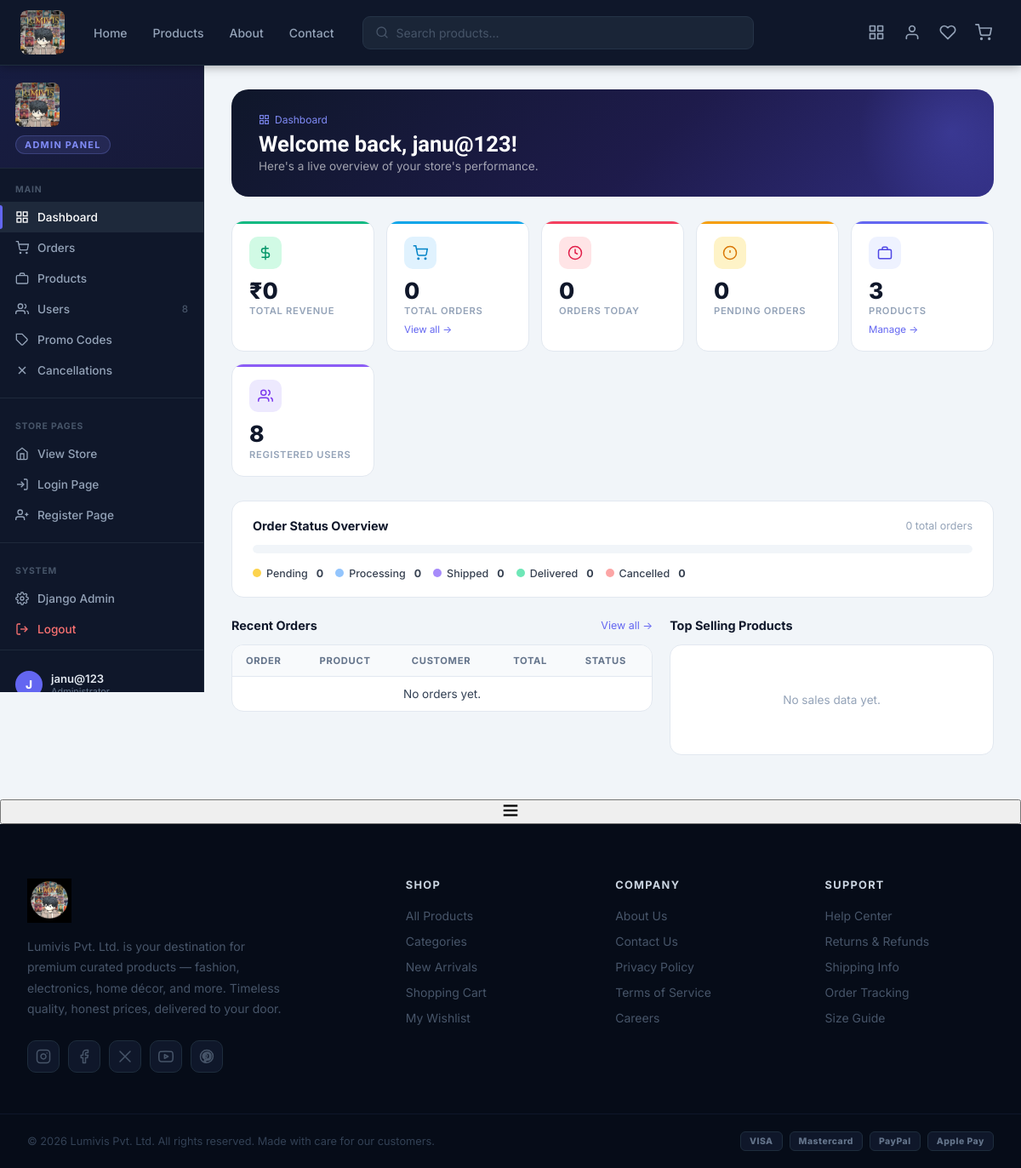
/admin-panel/ (signed in), run on an earlier commit of the app's database.
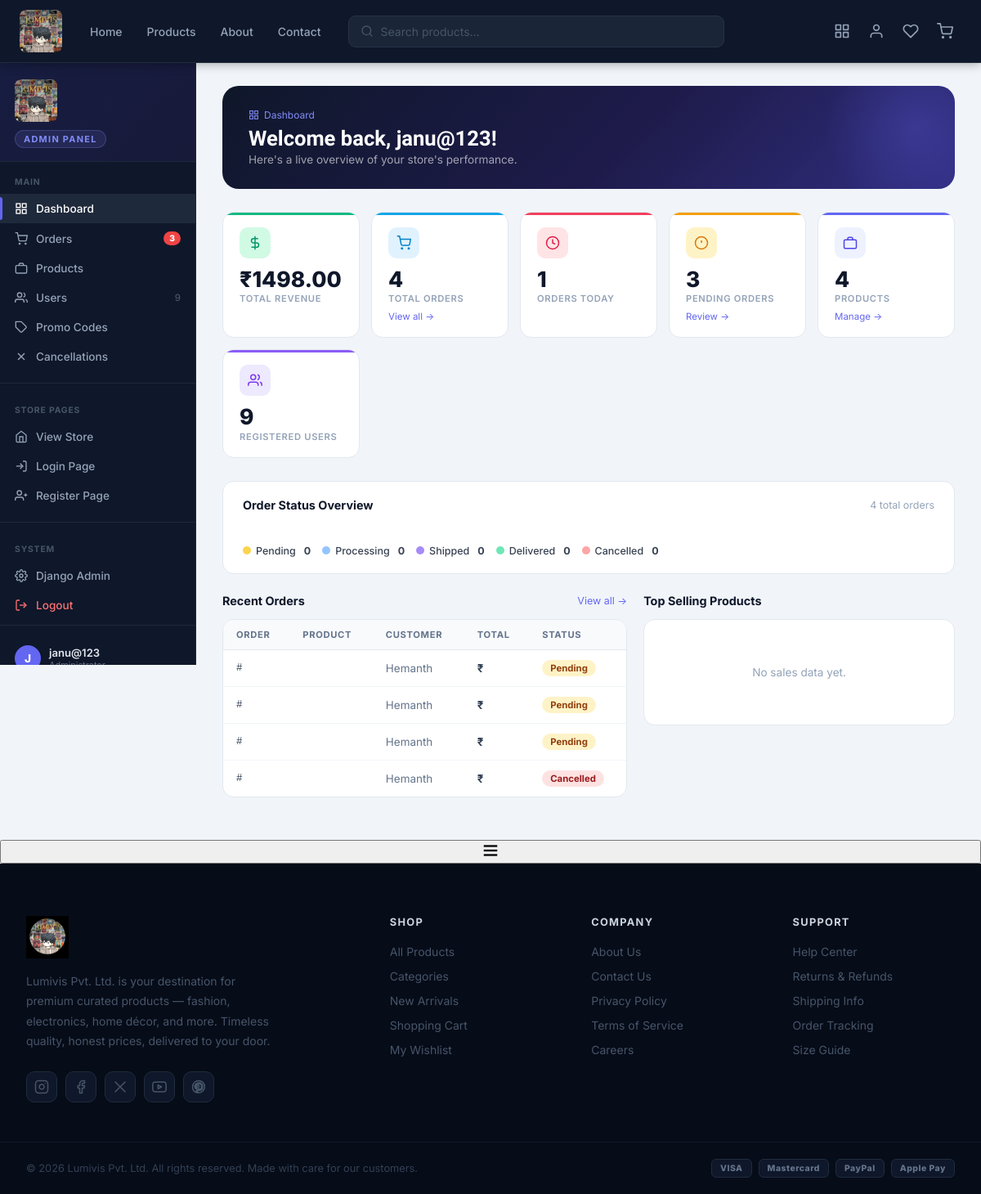
And on a later commit of the database.
### products/models.py (models this page shows, shortened)
class Order(models.Model):
    STATUS_CHOICES = [
        ('pending',   'Pending'),
        ('confirmed', 'Confirmed'),
        ('shipped',   'Shipped'),
        ('delivered', 'Delivered'),
        ('cancelled', 'Cancelled'),
    ]
    order_id      = models.CharField(max_length=20, unique=True)
    user          = models.ForeignKey(User, on_delete=models.SET_NULL, null=True, blank=True, related_name='orders')
    customer_name = models.CharField(max_length=100)
    phone         = models.CharField(max_length=20)
    items_text    = models.TextField()
    total         = models.DecimalField(max_digits=10, decimal_places=2)
    urgent        = models.BooleanField(default=False)
    delivery_date = models.CharField(max_length=20, blank=True)
    urgent_charge = models.DecimalField(max_digits=8, decimal_places=2, default=0)
    status        = models.CharField(max_length=20, choices=STATUS_CHOICES, default='pending')
    created_at    = models.DateTimeField(auto_now_add=True)

### products/views.py (the view, shortened to what this page needs)
# urls.py: path('admin-panel/', views.admin_panel, name='admin_panel'),
@login_required(login_url='/login/')
def admin_panel(request):
    if not request.user.is_staff:
        messages.error(request, 'Access denied. Admin privileges required.')
        return redirect('home')
    section       = request.GET.get('s', 'dashboard')
    status_filter = request.GET.get('status', '').strip()
    edit_product = None
    if section == 'edit_product':
        edit_pk = request.GET.get('pk', '').strip()
        if edit_pk:
            edit_product = get_object_or_404(Product, pk=edit_pk)
    cancel_requests = CancelRequest.objects.select_related('order').order_by('-requested_at')
    return render(request, 'products/admin_panel.html', {
        'section':          section,
        'status_filter':    status_filter,
        'status_choices':   [],
        'orders':           Order.objects.order_by('-created_at'),
        'recent_orders':    Order.objects.order_by('-created_at')[:10],
        'products':         Product.objects.order_by('name'),
        'users':            User.objects.order_by('-date_joined')[:30],
        'promos':           promocode.objects.order_by('-expiry_date'),
        'top_products':     [],
        'edit_product':     edit_product,
        'cancel_requests':  cancel_requests,
        'pending_cancels':  cancel_requests.filter(status='pending').count(),
        'stats': {
            'order_count':     Order.objects.count(),
            'revenue':         sum(o.total for o in Order.objects.all()),
            'today_orders':    Order.objects.filter(created_at__date=timezone.now().date()).count(),
            'product_count':   Product.objects.count(),
            'user_count':      User.objects.count(),
            'pending_count':   Order.objects.filter(status='pending').count(),
            'delivered_count': Order.objects.filter(status='delivered').count(),
            'wishlist_count':  Wishlist.objects.count(),
        },
        'by_status': {},
    })

### products/context_processors.py (called while the page is built)
def cart(request):
    session_cart = request.session.get('cart', {})
    count = sum(session_cart.values())
    return {'cart_count': count}

### products/templates/products/admin_panel.html (shortened to what the changed rows need)
{% extends 'products/base.html' %}
{% load static %}
{% block content %}
<div class="ap-shell">
  <aside class="ap-sidebar" id="apSidebar">
    <div class="ap-nav-group">
      <a href="?s=orders" class="ap-nav-item {% if section == 'orders' %}active{% endif %}">
        <svg width="16" height="16" viewBox="0 0 24 24" fill="none" stroke="currentColor" stroke-width="2"><circle cx="9" cy="21" r="1"/><circle cx="20" cy="21" r="1"/><path d="M1 1h4l2.68 13.39a2 2 0 0 0 2 1.61h9.72a2 2 0 0 0 2-1.61L23 6H6"/></svg>
        Orders
        {% if stats.pending_count %}<span class="ap-nav-badge">{{ stats.pending_count }}</span>{% endif %}
      </a>
      <a href="?s=users" class="ap-nav-item {% if section == 'users' %}active{% endif %}">
        <svg width="16" height="16" viewBox="0 0 24 24" fill="none" stroke="currentColor" stroke-width="2"><path d="M17 21v-2a4 4 0 0 0-4-4H5a4 4 0 0 0-4 4v2"/><circle cx="9" cy="7" r="4"/><path d="M23 21v-2a4 4 0 0 0-3-3.87"/><path d="M16 3.13a4 4 0 0 1 0 7.75"/></svg>
        Users
        <span style="margin-left:auto;font-size:0.72rem;color:#475569;">{{ stats.user_count }}</span>
      </a>
    </div>
  </aside>
  <main class="ap-main">
    {% if section == 'dashboard' %}
    <div class="ap-dash-hero">
      <div class="ap-dash-hero-left">
        <div class="ap-breadcrumb">
          <svg width="13" height="13" viewBox="0 0 24 24" fill="none" stroke="currentColor" stroke-width="2"><rect x="3" y="3" width="7" height="7"/><rect x="14" y="3" width="7" height="7"/><rect x="14" y="14" width="7" height="7"/><rect x="3" y="14" width="7" height="7"/></svg>
          Dashboard
        </div>
        <h1 class="ap-page-title">Welcome back, {{ user.first_name|default:user.username }}!</h1>
        <p class="ap-page-sub">Here's a live overview of your store's performance.</p>
      </div>
    </div>
    <div class="ap-stats">
      <div class="ap-stat c-green">
        <div class="ap-stat-icon"><svg width="18" height="18" viewBox="0 0 24 24" fill="none" stroke="currentColor" stroke-width="2"><line x1="12" y1="1" x2="12" y2="23"/><path d="M17 5H9.5a3.5 3.5 0 0 0 0 7h5a3.5 3.5 0 0 1 0 7H6"/></svg></div>
        <div class="ap-stat-val">₹{{ stats.revenue }}</div>
        <div class="ap-stat-label">Total Revenue</div>
      </div>
      <div class="ap-stat c-sky">
        <div class="ap-stat-icon"><svg width="18" height="18" viewBox="0 0 24 24" fill="none" stroke="currentColor" stroke-width="2"><circle cx="9" cy="21" r="1"/><circle cx="20" cy="21" r="1"/><path d="M1 1h4l2.68 13.39a2 2 0 0 0 2 1.61h9.72a2 2 0 0 0 2-1.61L23 6H6"/></svg></div>
        <div class="ap-stat-val">{{ stats.order_count }}</div>
        <div class="ap-stat-label">Total Orders</div>
        <a href="?s=orders" class="ap-stat-link">View all →</a>
      </div>
      <div class="ap-stat c-rose">
        <div class="ap-stat-icon"><svg width="18" height="18" viewBox="0 0 24 24" fill="none" stroke="currentColor" stroke-width="2"><circle cx="12" cy="12" r="10"/><polyline points="12 6 12 12 16 14"/></svg></div>
        <div class="ap-stat-val">{{ stats.today_orders }}</div>
        <div class="ap-stat-label">Orders Today</div>
      </div>
      <div class="ap-stat c-amber">
        <div class="ap-stat-icon"><svg width="18" height="18" viewBox="0 0 24 24" fill="none" stroke="currentColor" stroke-width="2"><circle cx="12" cy="12" r="10"/><line x1="12" y1="8" x2="12" y2="12"/><line x1="12" y1="16" x2="12.01" y2="16"/></svg></div>
        <div class="ap-stat-val">{{ stats.pending_count }}</div>
        <div class="ap-stat-label">Pending Orders</div>
        {% if stats.pending_count %}<a href="?s=orders&status=pending" class="ap-stat-link">Review →</a>{% endif %}
      </div>
      <div class="ap-stat c-indigo">
        <div class="ap-stat-icon"><svg width="18" height="18" viewBox="0 0 24 24" fill="none" stroke="currentColor" stroke-width="2"><rect x="2" y="7" width="20" height="14" rx="2"/><path d="M16 7V5a2 2 0 0 0-2-2h-4a2 2 0 0 0-2 2v2"/></svg></div>
        <div class="ap-stat-val">{{ stats.product_count }}</div>
        <div class="ap-stat-label">Products</div>
        <a href="?s=products" class="ap-stat-link">Manage →</a>
      </div>
      <div class="ap-stat c-violet">
        <div class="ap-stat-icon"><svg width="18" height="18" viewBox="0 0 24 24" fill="none" stroke="currentColor" stroke-width="2"><path d="M17 21v-2a4 4 0 0 0-4-4H5a4 4 0 0 0-4 4v2"/><circle cx="9" cy="7" r="4"/><path d="M23 21v-2a4 4 0 0 0-3-3.87"/><path d="M16 3.13a4 4 0 0 1 0 7.75"/></svg></div>
        <div class="ap-stat-val">{{ stats.user_count }}</div>
        <div class="ap-stat-label">Registered Users</div>
      </div>
    </div>
    <div class="ap-pipeline">
      <div class="ap-section-hd">
        <span class="ap-section-title">Order Status Overview</span>
        <span style="font-size:0.78rem;color:#94a3b8;">{{ stats.order_count }} total orders</span>
      </div>
      <div class="ap-pipe-bar">
        {% with p=by_status.pending|default:0 pr=by_status.processing|default:0 s=by_status.shipped|default:0 d=by_status.delivered|default:0 c=by_status.cancelled|default:0 %}
        {% if stats.order_count %}
          {% if p %}<div class="ap-pipe-seg pending"    style="flex:{{ p }};"></div>{% endif %}
          {% if pr %}<div class="ap-pipe-seg processing" style="flex:{{ pr }};"></div>{% endif %}
          {% if s %}<div class="ap-pipe-seg shipped"    style="flex:{{ s }};"></div>{% endif %}
          {% if d %}<div class="ap-pipe-seg delivered"  style="flex:{{ d }};"></div>{% endif %}
          {% if c %}<div class="ap-pipe-seg cancelled"  style="flex:{{ c }};"></div>{% endif %}
        {% else %}
          <div style="flex:1;background:#f1f5f9;border-radius:20px;"></div>
        {% endif %}
        {% endwith %}
      </div>
      <div class="ap-pipe-legend">
        <span class="ap-pipe-item"><span class="ap-pipe-dot" style="background:#fcd34d;"></span>Pending <strong style="margin-left:4px;">{{ by_status.pending|default:0 }}</strong></span>
        <span class="ap-pipe-item"><span class="ap-pipe-dot" style="background:#93c5fd;"></span>Processing <strong style="margin-left:4px;">{{ by_status.processing|default:0 }}</strong></span>
        <span class="ap-pipe-item"><span class="ap-pipe-dot" style="background:#a78bfa;"></span>Shipped <strong style="margin-left:4px;">{{ by_status.shipped|default:0 }}</strong></span>
        <span class="ap-pipe-item"><span class="ap-pipe-dot" style="background:#6ee7b7;"></span>Delivered <strong style="margin-left:4px;">{{ by_status.delivered|default:0 }}</strong></span>
        <span class="ap-pipe-item"><span class="ap-pipe-dot" style="background:#fca5a5;"></span>Cancelled <strong style="margin-left:4px;">{{ by_status.cancelled|default:0 }}</strong></span>
      </div>
    </div>
    <div class="ap-two">
      <div>
        <div class="ap-section-hd">
          <span class="ap-section-title">Recent Orders</span>
          <a href="?s=orders" class="ap-section-link">View all →</a>
        </div>
        <div class="ap-table-wrap">
          <table class="ap-table">
            <thead><tr><th>Order</th><th>Product</th><th>Customer</th><th>Total</th><th>Status</th></tr></thead>
            <tbody>
              {% for o in recent_orders %}
              <tr>
                <td class="ap-mono">#{{ o.transaction_id }}</td>
                <td>{{ o.product.name|truncatechars:20 }}</td>
                <td style="color:#64748b;">{{ o.user.username|default:"Guest" }}</td>
                <td><strong>₹{{ o.total_price }}</strong></td>
                <td><span class="sb {{ o.status }}">{{ o.get_status_display }}</span></td>
              </tr>
              {% empty %}
              <tr><td colspan="5" class="ap-empty">No orders yet.</td></tr>
              {% endfor %}
            </tbody>
          </table>
        </div>
      </div>
      <div>
        <div class="ap-section-hd">
          <span class="ap-section-title">Top Selling Products</span>
        </div>
        <div class="ap-table-wrap" style="padding:20px 22px;">
          {% for p in top_products %}
          <div class="ap-bar-row">
            <div class="ap-bar-meta">
              <span class="ap-bar-name">{{ p.product__name|truncatechars:26 }}</span>
              <span class="ap-bar-count">{{ p.units_sold }} sold</span>
            </div>
            <div class="ap-bar-track">
              <div class="ap-bar-fill" style="width:{% if top_products.0.units_sold %}{% widthratio p.units_sold top_products.0.units_sold 100 %}{% else %}0{% endif %}%;"></div>
            </div>
          </div>
          {% empty %}
          <div class="ap-empty">No sales data yet.</div>
          {% endfor %}
        </div>
      </div>
    </div>
    {% endif %}
  </main>
</div>
{% endblock %}

What changed in the data, as far as the page shows it:
added Order: user.username "Hemanth", status "Pending"
added Order: user.username "Hemanth", status "Pending"
added Order: user.username "Hemanth", status "Pending"
added Order: user.username "Hemanth", status "Cancelled"
Also different on the page:
{{ stats.pending_count }}: (not shown) → "3"
{{ stats.user_count }}: "8" → "9"
{{ stats.revenue }}: "0" → "1498.00"
{{ stats.order_count }}: "0" → "4"
{{ stats.today_orders }}: "0" → "1"
{{ stats.pending_count }}: "0" → "3"
{{ stats.product_count }}: "3" → "4"
text no longer shown: "No orders yet."
text now shown: "Review →"
